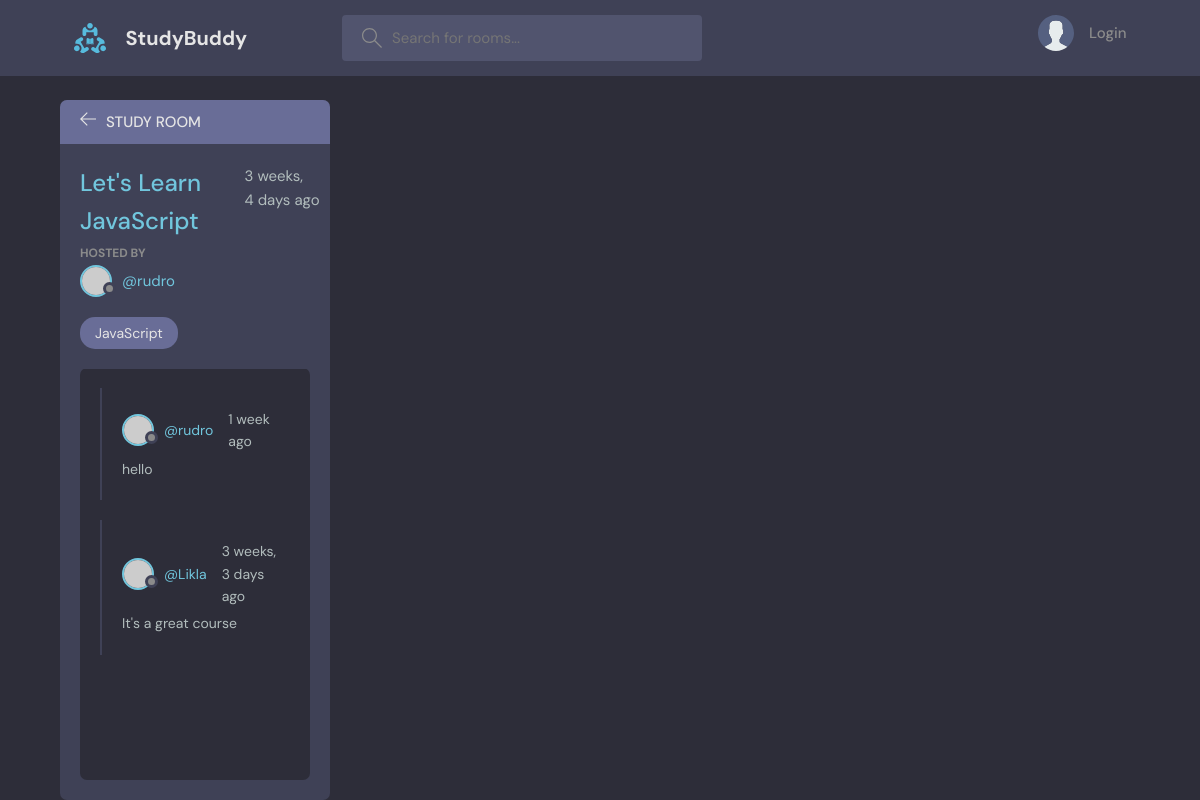
The app's page /room/1, older data.
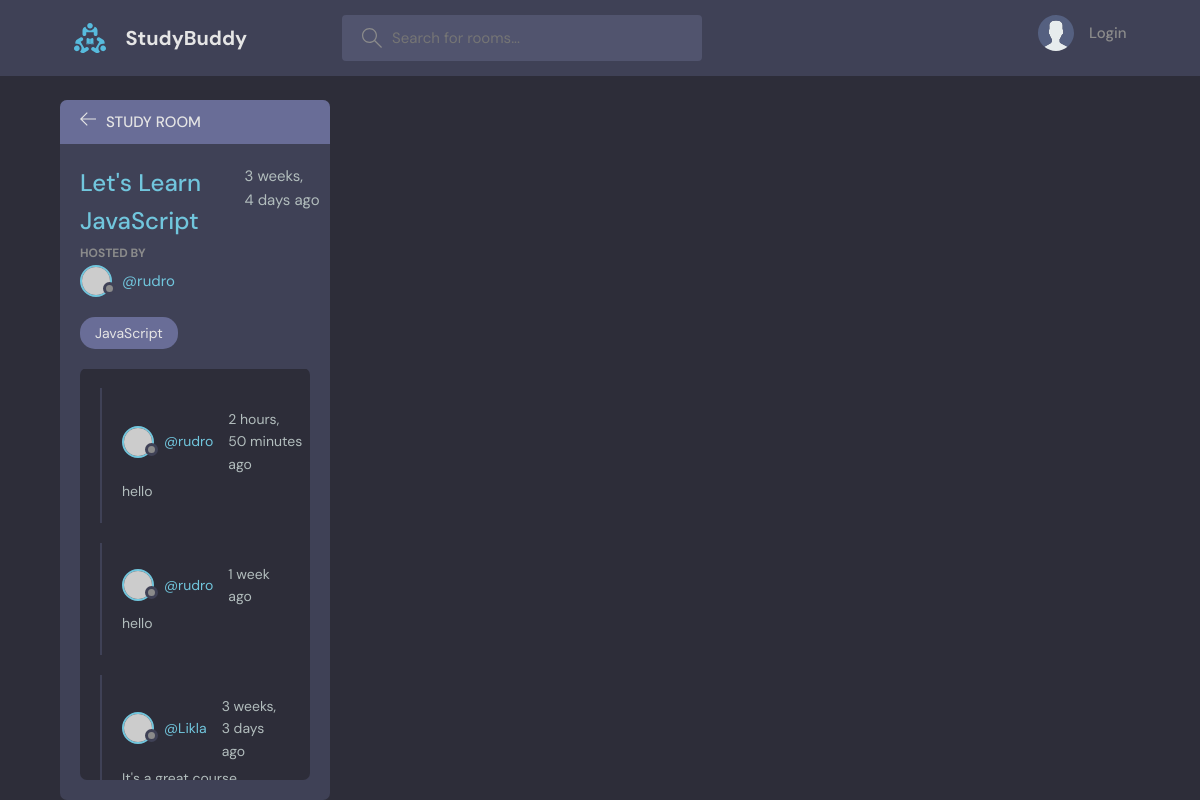
The same page, newer data.
### base/models.py (models this page shows, shortened)
class Message(models.Model):
    user = models.ForeignKey(User, on_delete=models.CASCADE)
    room = models.ForeignKey(Room, on_delete=models.CASCADE)
    body = models.TextField()
    updated = models.DateTimeField(auto_now=True)
    created = models.DateTimeField(auto_now_add=True)
    class Meta:
        ordering = ['-updated', '-created']

### base/views.py (the view, shortened to what this page needs)
# urls.py: path('room/<str:pk>', views.room, name='room'),
def room(request,pk):
     room = Room.objects.get(id=pk)
     room_messages = room.message_set.all()
     participants = room.participants.all()
     context = {'room': room, 'room_messages': room_messages, 'participants': participants}
     return render(request, 'base/room.html',context)

### base/models.py (called while the page is built)
    def __str__(self):
        return self.name

### base/templates/base/room.html (shortened to what this page needs)
{% extends "main.html" %} {% block content %}
<main class="profile-page layout layout--2">
  <div class="container">
    <div class="room">
      <div class="room__top">
        <div class="room__topLeft">
          <a href="{%url 'home'%}">
            <svg
              version="1.1"
              xmlns="http://www.w3.org/2000/svg"
              width="32"
              height="32"
              viewBox="0 0 32 32"
            >
              <title>arrow-left</title>
              <path
                d="M13.723 2.286l-13.723 13.714 13.719 13.714 1.616-1.611-10.96-10.96h27.625v-2.286h-27.625l10.965-10.965-1.616-1.607z"
              ></path>
            </svg>
          </a>
          <h3>Study Room</h3>
        </div>
      </div>
      <div class="room__box scroll">
        <div class="room__header scroll">
          <div class="room__info">
            <h3>{{room.name}}</h3>
            <span>{{room.created|timesince}} ago</span>
          </div>
          <div class="room__hosted">
            <p>Hosted By</p>
            <a href="{%url 'user-profile' room.host.id%}" class="room__author">
              <div class="avatar avatar--small">
                <img src="https://randomuser.me/api/portraits/men/37.jpg" />
              </div>
              <span>@{{room.host.username}}</span>
            </a>
          </div>
          <span class="room__topics">{{room.topic}}</span>
        </div>
        <div class="room__conversation">
          <div class="threads scroll">
            {% for room_message in room_messages %}
            <div class="thread">
              <div class="thread__top">
                <div class="thread__author">
                  <a
                    href="{%url 'user-profile' user.id%}"
                    class="thread__authorInfo"
                  >
                    <div class="avatar avatar--small">
                      <img
                        src="https://randomuser.me/api/portraits/men/37.jpg"
                      />
                    </div>
                    <span>@{{room_message.user.username}}</span>
                  </a>
                  <span class="thread__date"
                    >{{room_message.created|timesince}} ago</span
                  >
                </div>
              </div>
              <div class="thread__details">{{room_message.body}}</div>
            </div>
            {% endfor %}
          </div>
        </div>
      </div>
      <div class="room__message">
    </div>
  </div>
</main>
{% endblock content %}

Row changes from the older to the newer data that the page shows:
added Message: user.username "rudro", created "2 hours, 50 minutes", body "hello"
